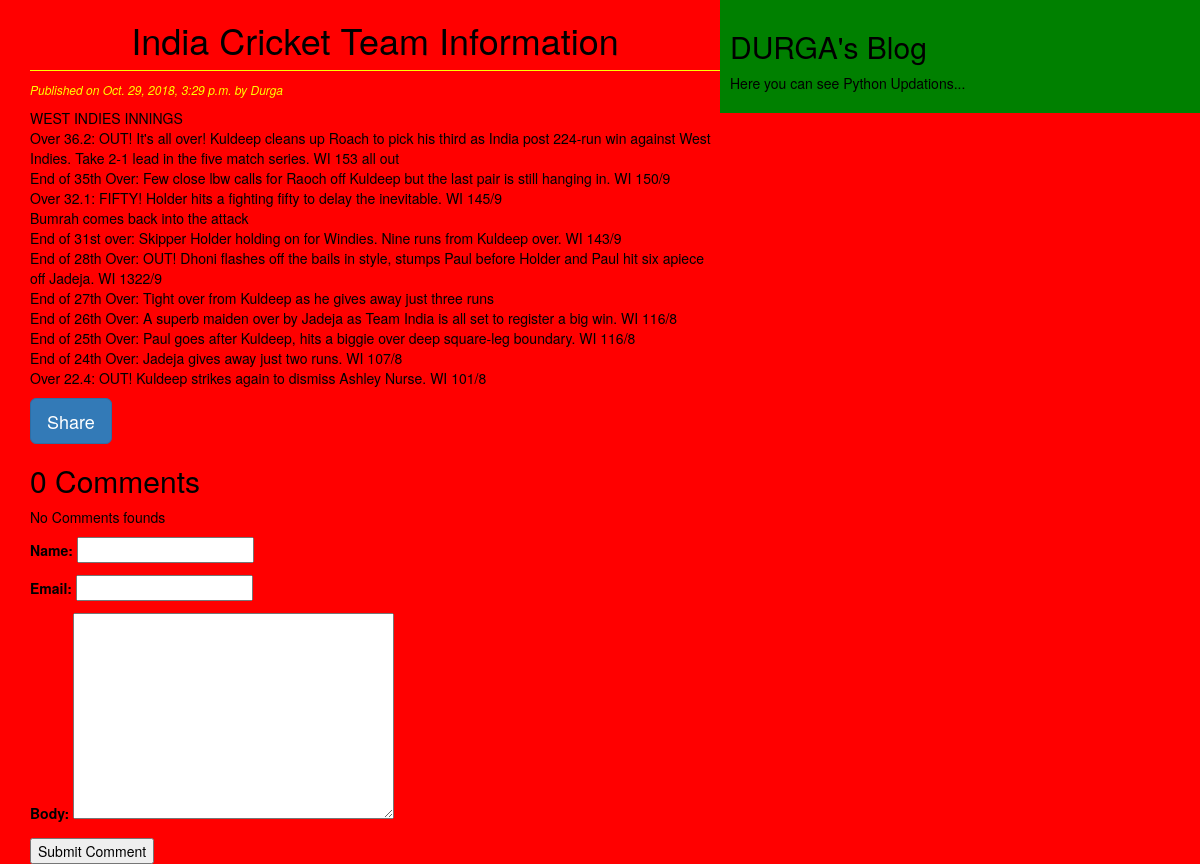
Screenshot of /2018/10/29/india-cricket-team-information/ with the database file from the repository.
### blog/models.py (models this page shows, shortened)
class Post(models.Model):
    STATUS_CHOICES=(('draft','Draft'),('published','Published'))
    title=models.CharField(max_length=256)
    slug=models.SlugField(max_length=264,unique_for_date='publish')
    author=models.ForeignKey(User,related_name='blog_posts')
    body=models.TextField()
    publish=models.DateTimeField(default=timezone.now)
    created=models.DateTimeField(auto_now_add=True)
    updated=models.DateTimeField(auto_now=True)
    status=models.CharField(max_length=10,choices=STATUS_CHOICES,default='draft')
    objects=CustomManager()
    tags=TaggableManager()
    class Meta:
        ordering=('-publish',)

### blog/views.py (the view)
# urls.py: url(r'^(?P<year>\d{4})/(?P<month>\d{2})/(?P<day>\d{2})/(?P<post>[-\w]+)/$', views.post_detail_view,name='post_detail'),
def post_detail_view(request,year,month,day,post):
    post=get_object_or_404(Post,slug=post,
                                status='published',
                                publish__year=year,
                                publish__month=month,
                                publish__day=day)
    comments=post.comments.filter(active=True)
    csubmit=False
    if request.method=='POST':
        form=CommentForm(request.POST)
        if form.is_valid():
            new_comment=form.save(commit=False)
            new_comment.post=post
            new_comment.save()
            csubmit=True
    else:
        form=CommentForm()
    return render(request,'blog/post_detail.html',{'post':post,'form':form,'csubmit':csubmit,'comments':comments})

### blog/forms.py
class CommentForm(forms.ModelForm):
    class Meta:
        model=models.CommentModel
        fields=('name','email','body')

### blog/models.py (called while the page is built)
    def get_queryset(self):
        return super().get_queryset().filter(status='published')

### templates/blog/post_detail.html (shortened to what this page needs)
{%extends 'blog/base.html' %}
    {%block content%}
      <h1>{{post.title}}</h1>
      <p id='date'>Published on {{post.publish}} by {{post.author|title}}</p>
      {{post.body|linebreaks}}
      <a href="/{{post.id}}/share" class="btn btn-primary btn-lg">Share</a>
      {%with comments.count as comment_count%}
      <h2>{{comment_count}} Comment{{comment_count|pluralize}}</h2>
        {%endwith%}
      {%if comments%}
        {%for comment in comments%}
          <p>comment{{forloop.counter}} by {{comment.name}} on {{comment.created}}</p>
          <div id='ch'>
          {{comment.body|linebreaks}}
          </div>
        {%endfor%}
     {%else%}
       <p>No Comments founds</p>
     {%endif%}
    {%if csubmit%}
      <h2>comment submited Successfully</h2>
    {%else%}
      <form  method="post">
      {{form.as_p}}
      <input type="submit" name="" value="Submit Comment">
      </form>
    {%endif%}
    {%endblock%}

### static/css/blog1.css (style rules this page uses)
h1 { text-align: center; border-bottom: 1px solid yellow ; padding-bottom: 10px; }
body { background: red; color:black; }
#date { color:yellow; font-size: 12px; font-style: italic; }

### rows the page displays
Post: title "India Cricket Team Information", publish "Oct. 29, 2018, 3:29 p.m.", author "Durga", body "WEST INDIES INNINGS Over 36.2: OUT! It's all over! Kuldeep cleans up Roach to pick his third as India post 224-run win against West Indies. Take 2-1 lead in the five match series. WI 153 all out End of 35th Over: Few close lbw calls for Raoch off Kuldeep but the last pair is still hanging in. WI 150/9 Over 32.1: FIFTY! Holder hits a fighting fifty to delay the inevitable. WI 145/9 Bumrah comes back into the attack End of 31st over: Skipper Holder holding on for Windies. Nine runs from Kuldeep over. WI 143/9 End of 28th Over: OUT! Dhoni flashes off the bails in style, stumps Paul before Holder and Paul hit six apiece off Jadeja. WI 1322/9 End of 27th Over: Tight over from Kuldeep as he gives…"

### other values shown
{{ comment_count }} "0"
